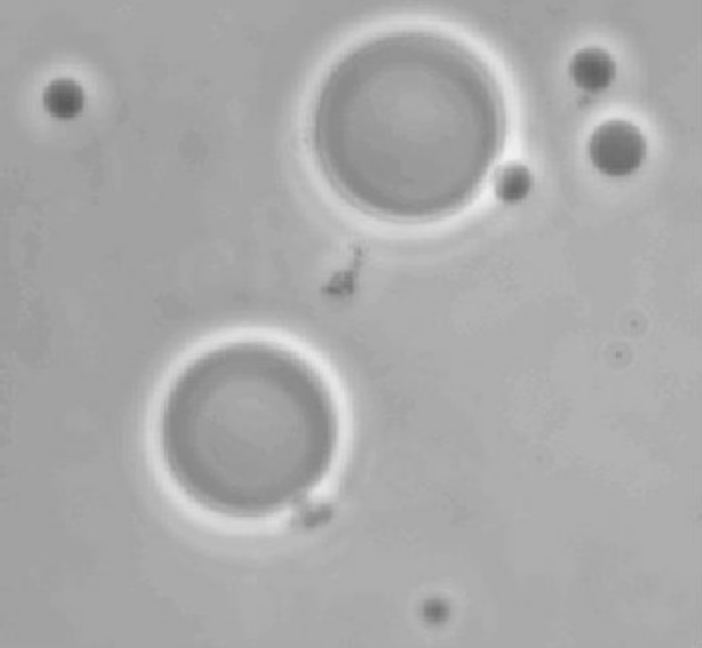
%> input picture 数字图像处理技术/E4_图像分割/polymersomes.tif, 702 x 648 px
$ octave T4_2.m   (GNU Octave 9; MATLAB toolbox functions it lacks are replaced by stand-ins)
%> lines starting %> are read from the running program, lines starting %| are printed output that depends on the picture; in (x1, y1, x2, y2) boxes, pixels count from 0 and x2, y2 are one past the last pixel; in counts of white or black regions, pixels touching at a corner belong together; the program's own positions count from 1; long printed decimals are rounded
% 读取图像
f = imread('polymersomes.tif');
%> f is the input picture: size 648x702 uint8; min 90, max 241, mean 169.6

% 显示原始图像
figure;
subplot(2, 2, 1);
imshow(f);
title('原始图像');

% 方法一：使用全局阈值方法
% 选择一个固定阈值（例如，图像灰度级的中间值）
T1 = 128;
g1 = f > T1;
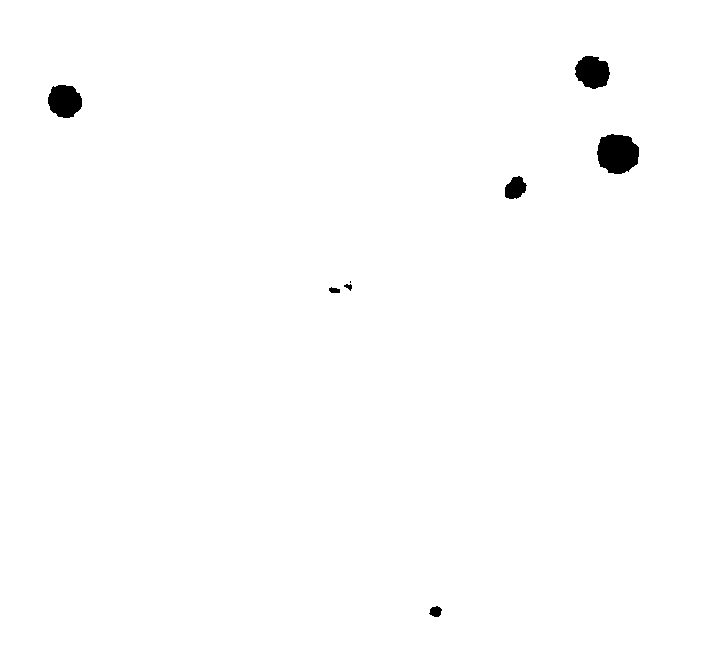
%> g1: size 648x702 logical; 99.2% white; 8 black regions (1 under 20 px), largest, box (x1, y1, x2, y2) and area: (597, 134, 639, 174) 1322, (48, 85, 82, 118) 876, (575, 56, 610, 89) 867

% 显示全局阈值分割结果
subplot(2, 2, 2);
imshow(g1);
title(['全局阈值分割 (T = ', num2str(T1), ')']);

% 方法二：使用Otsu's最佳全局阈值方法
[T2, SM] = graythresh(f); % 计算Otsu's阈值
%> T2 = 0.71; SM = 0.466
g2 = im2bw(f, T2);
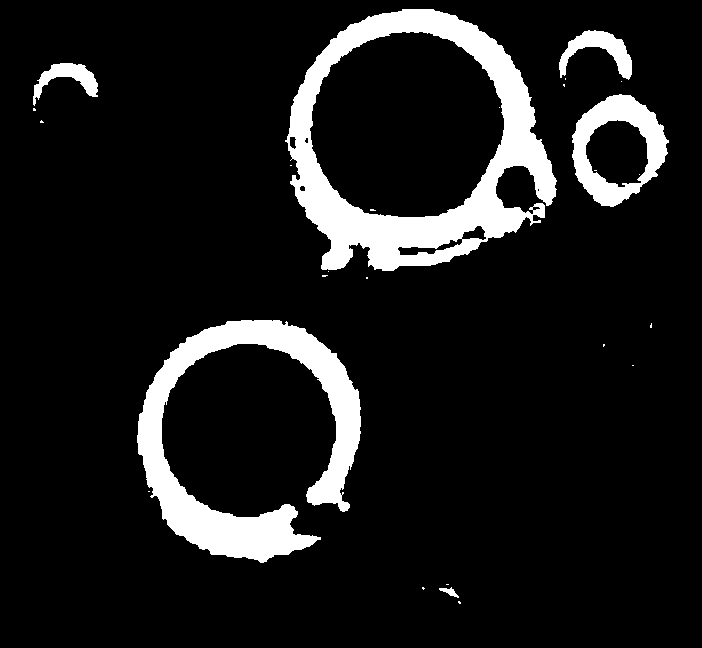
%> g2: size 648x702 logical; 10.5% white; 26 white regions (20 under 20 px), largest, box (x1, y1, x2, y2) and area: (285, 9, 557, 271) 22892, (137, 320, 361, 563) 17674, (572, 94, 669, 207) 4664, (559, 30, 632, 80) 1454, (33, 63, 98, 106) 1064, (439, 587, 459, 598) 92

% 显示Otsu's方法分割结果
subplot(2, 2, 3);
imshow(g2);
title(['Otsu''s方法分割 (T = ', num2str(T2), ')']);

% 对比两种方法
subplot(2, 2, 4);
imshow(abs(g1 - g2));
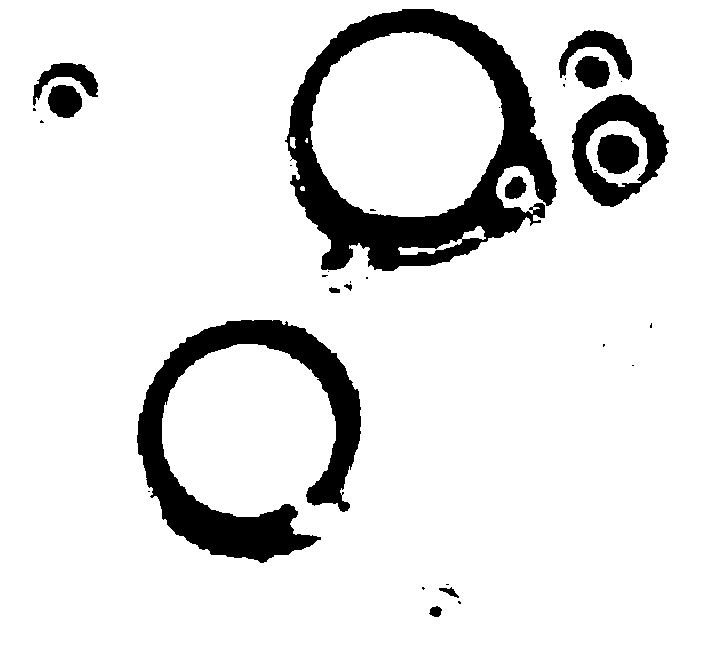
%> displayed picture: size 648x702, on the screen's scale of 0 to 255; 88.7% white; 34 black regions (21 under 20 px), largest, box (x1, y1, x2, y2) and area: (285, 9, 557, 271) 22892, (137, 320, 361, 563) 17674, (572, 94, 669, 207) 4664
title('两种方法的差异');

% 输出阈值信息
fprintf('全局阈值: %d\n', T1);
fprintf('Otsu''s阈值: %f (归一化值)\n', T2);
%| Otsu's阈值: 0.7098 (归一化值)
fprintf('Otsu''s阈值对应灰度值: %d\n', round(T2*255));
%| Otsu's阈值对应灰度值: 181
fprintf('Otsu''s方法的分离度量: %f\n', SM);
%| Otsu's方法的分离度量: 0.4662

% 添加总标题
sgtitle('全局阈值与Otsu''s方法对比');
